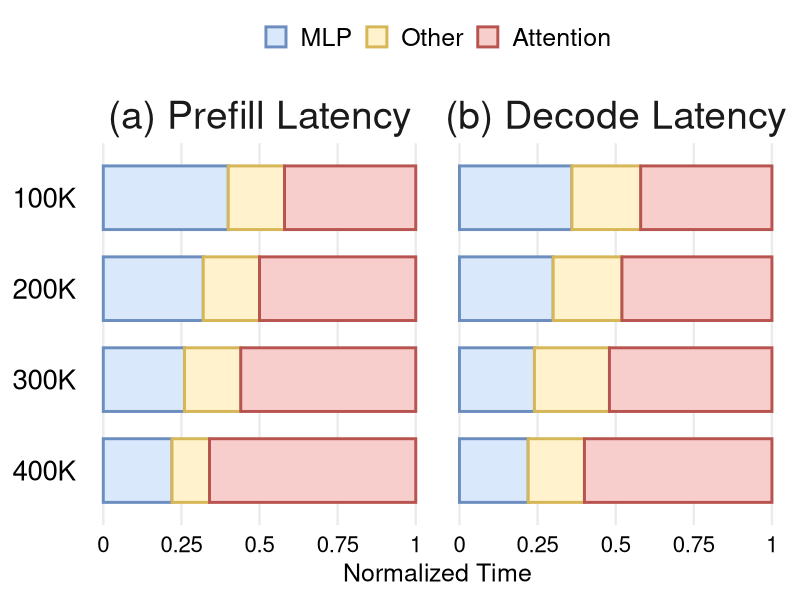

This chart was generated by the following R code:
library(tidyverse)

data <- tribble(
  ~stage,            ~tokens, ~component,   ~latency,
  "(a) Prefill Latency", "100K",  "MLP",         0.40,
  "(a) Prefill Latency", "100K",  "Other",       0.18,
  "(a) Prefill Latency", "100K",  "Attention",   0.42,
  "(a) Prefill Latency", "200K",  "MLP",         0.32,
  "(a) Prefill Latency", "200K",  "Other",       0.18,
  "(a) Prefill Latency", "200K",  "Attention",   0.50,
  "(a) Prefill Latency", "300K",  "MLP",         0.26,
  "(a) Prefill Latency", "300K",  "Other",       0.18,
  "(a) Prefill Latency", "300K",  "Attention",   0.56,
  "(a) Prefill Latency", "400K",  "MLP",         0.22,
  "(a) Prefill Latency", "400K",  "Other",       0.12,
  "(a) Prefill Latency", "400K",  "Attention",   0.66,
  "(b) Decode Latency",  "100K",  "MLP",         0.36,
  "(b) Decode Latency",  "100K",  "Other",       0.22,
  "(b) Decode Latency",  "100K",  "Attention",   0.42,
  "(b) Decode Latency",  "200K",  "MLP",         0.30,
  "(b) Decode Latency",  "200K",  "Other",       0.22,
  "(b) Decode Latency",  "200K",  "Attention",   0.48,
  "(b) Decode Latency",  "300K",  "MLP",         0.24,
  "(b) Decode Latency",  "300K",  "Other",       0.24,
  "(b) Decode Latency",  "300K",  "Attention",   0.52,
  "(b) Decode Latency",  "400K",  "MLP",         0.22,
  "(b) Decode Latency",  "400K",  "Other",       0.18,
  "(b) Decode Latency",  "400K",  "Attention",   0.60,
)

data <- data %>%
  mutate(
    stage = fct_relevel(stage, "(a) Prefill Latency", "(b) Decode Latency"),
    tokens = fct_rev(fct_inorder(tokens)),
    component = fct_relevel(component, "MLP", "Other", "Attention")
  )

fig <- ggplot(data, aes(x = latency, y = tokens, fill = component, colour = component)) +
  geom_col(width = 0.7, linewidth = 1, position = position_stack(reverse = TRUE)) +
  scale_fill_manual(
    values = c(MLP = "#DAE8FC", Other = "#FFF2CC", Attention = "#F8CECC"),
  ) +
  scale_colour_manual(
    values = c(MLP = "#6C8EBF", Other = "#D6B656", Attention = "#B85450"),
  ) +
  scale_x_continuous(
    limits = c(0, 1),
    breaks = c(0, 0.25, 0.5, 0.75, 1),
    labels = c("0", "0.25", "0.5", "0.75", "1"),
  ) +
  labs(x = "Normalized Time", y = NULL) +
  facet_grid(. ~ stage) +
  theme_minimal(base_size = 18) +
  theme(
    strip.text = element_text(size = 28),
    legend.position = "top",
    legend.title = element_blank(),
    legend.text = element_text(size = 18),
    axis.text.x = element_text(size = 16, colour = "black"),
    axis.text.y = element_text(size = 20, colour = "black"),
    panel.grid.major.y = element_blank(),
    panel.grid.minor = element_blank(),
  )

ggsave("breakdown_1.pdf", fig, width = 8.7, height = 4.3, units = "in")
